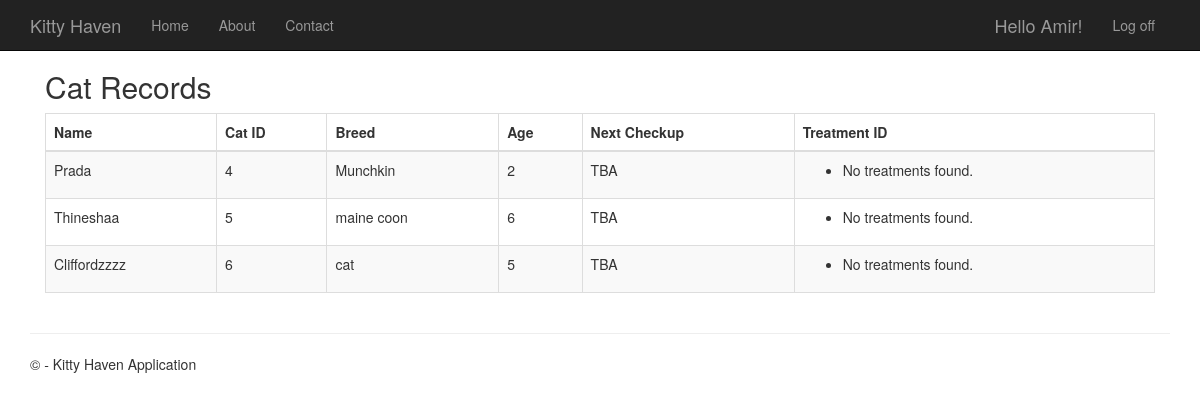
/report/ (signed in), run on an earlier commit of the app's database.
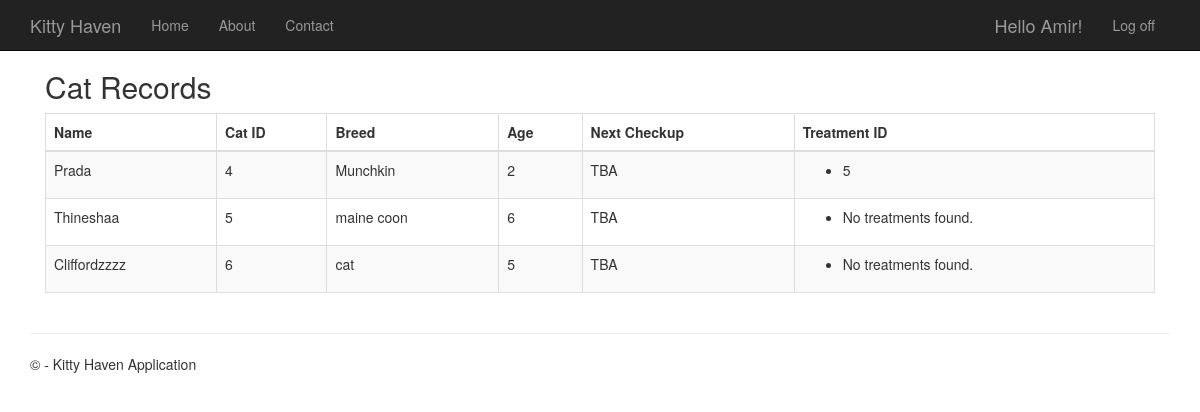
And on a later commit of the database.
### CatDatabase/models.py (models this page shows, shortened)
class Cat(models.Model):
    CatID = models.AutoField(primary_key=True)
    UserID = models.ForeignKey(djangoUser, on_delete=models.CASCADE, null=True, blank=True)
    Name = models.CharField(max_length=50)
    Breed = models.CharField(max_length=50)
    Age = models.IntegerField()
    Gender = models.CharField(max_length=1)
    Description = models.CharField(max_length=500)

class Treatment(models.Model):
    TreatmentID = models.AutoField(primary_key=True)
    CatID = models.ForeignKey(Cat, on_delete=models.CASCADE, null=True, blank=True)
    TreatmentName = models.CharField(max_length=200)
    StartDate = models.DateField(blank=True)
    EndDate = models.DateField(blank=True)
    Description = models.CharField(max_length=1000)

### app/views.py (the view)
# urls.py: path('report/', views.report, name='report'),
@login_required
def report(request):
    cats = Cat.objects.all()  # Fetch all cats from the database
    cat_treatments = {cat.CatID: Treatment.objects.filter(CatID=cat.CatID) for cat in cats}
    return render(request, 'app/report.html', {'cats': cats, 'cat_treatments': cat_treatments})

### app/templatetags/custom_filter.py (called while the page is built)
@register.filter
def get_item(dictionary, key):
    return dictionary.get(key, [])

### app/templates/app/report.html
{% extends "app/layout.html" %}
{% load custom_filter %}
{% block content %}
<div class="container mt-4">
    <h2 class="fw-bold">Cat Records</h2>
    <div class="table-responsive">
        <table class="table table-striped table-bordered">
            <thead class="table-dark">
                <tr>
                    <th>Name</th>
                    <th>Cat ID</th>
                    <th>Breed</th>
                    <th>Age</th>
                    <th>Next Checkup</th>
                    <th>Treatment ID</th>
                </tr>
            </thead>
            <tbody>
                {% for cat in cats %}
                <tr>
                    <td>{{ cat.Name }}</td>
                    <td>{{ cat.CatID }}</td>
                    <td>{{ cat.Breed     }}</td>
                    <td>{{ cat.Age }}</td>
                    <td>{{ cat.Checkup|default:"TBA" }}</td>
                    <td>
                        <ul>
                            {% for treatment in cat_treatments|get_item:cat.CatID %}
                                <li>{{ treatment.TreatmentID }}</li>
                            {% empty %}
                                <li>No treatments found.</li>
                            {% endfor %}
                        </ul>
                    </td>
                </tr>
                {% empty %}
                <tr>
                    <td colspan="6" class="text-center">No records found</td>
                </tr>
                {% endfor %}
            </tbody>
        </table>
    </div>
</div>
{% endblock %}

What changed in the data, as far as the page shows it:
shown differently, row unchanged: Cat "Prada": no longer shows "No treatments found."
added Treatment: TreatmentID "5", shown under Cat "Prada"
